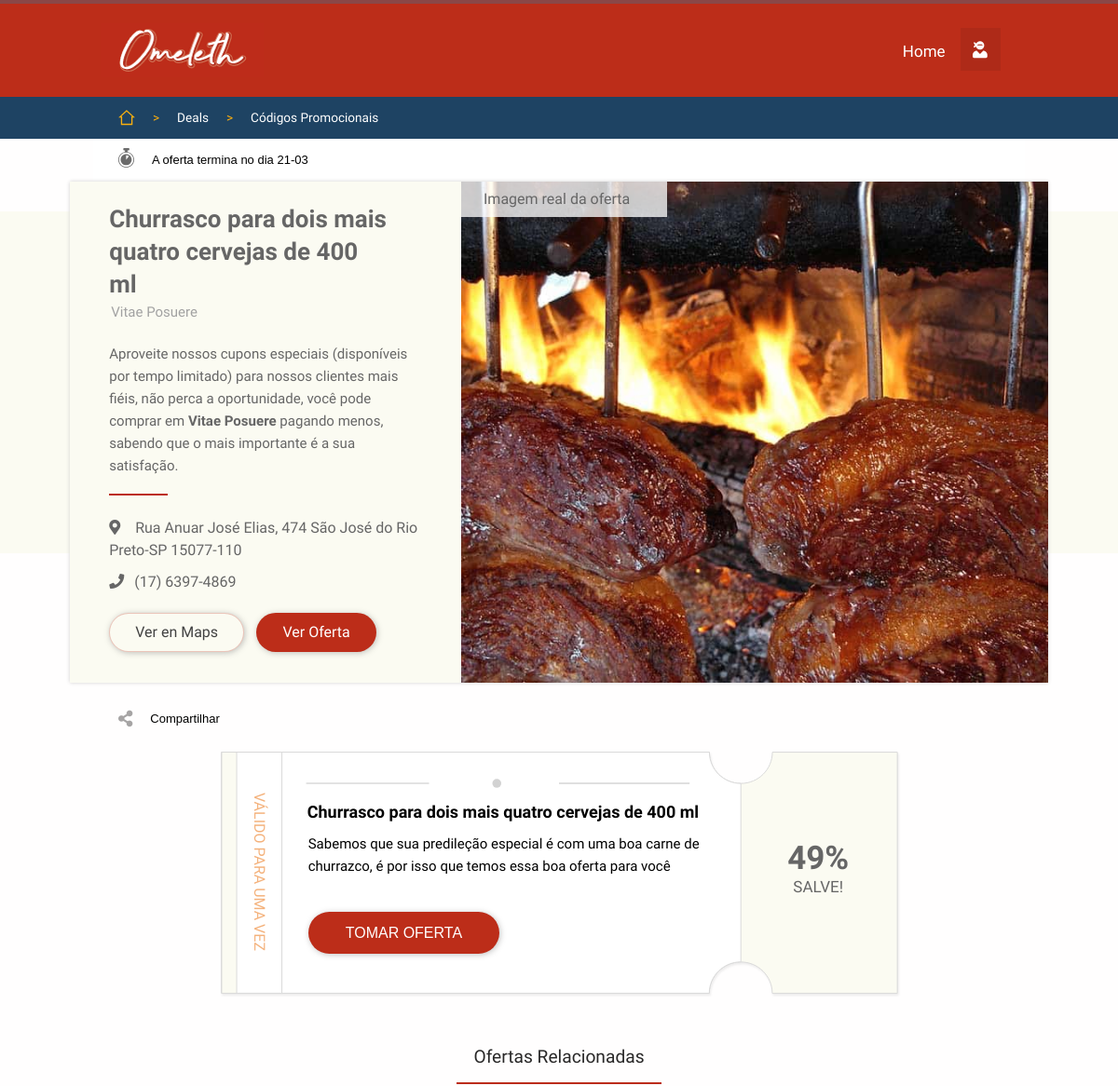
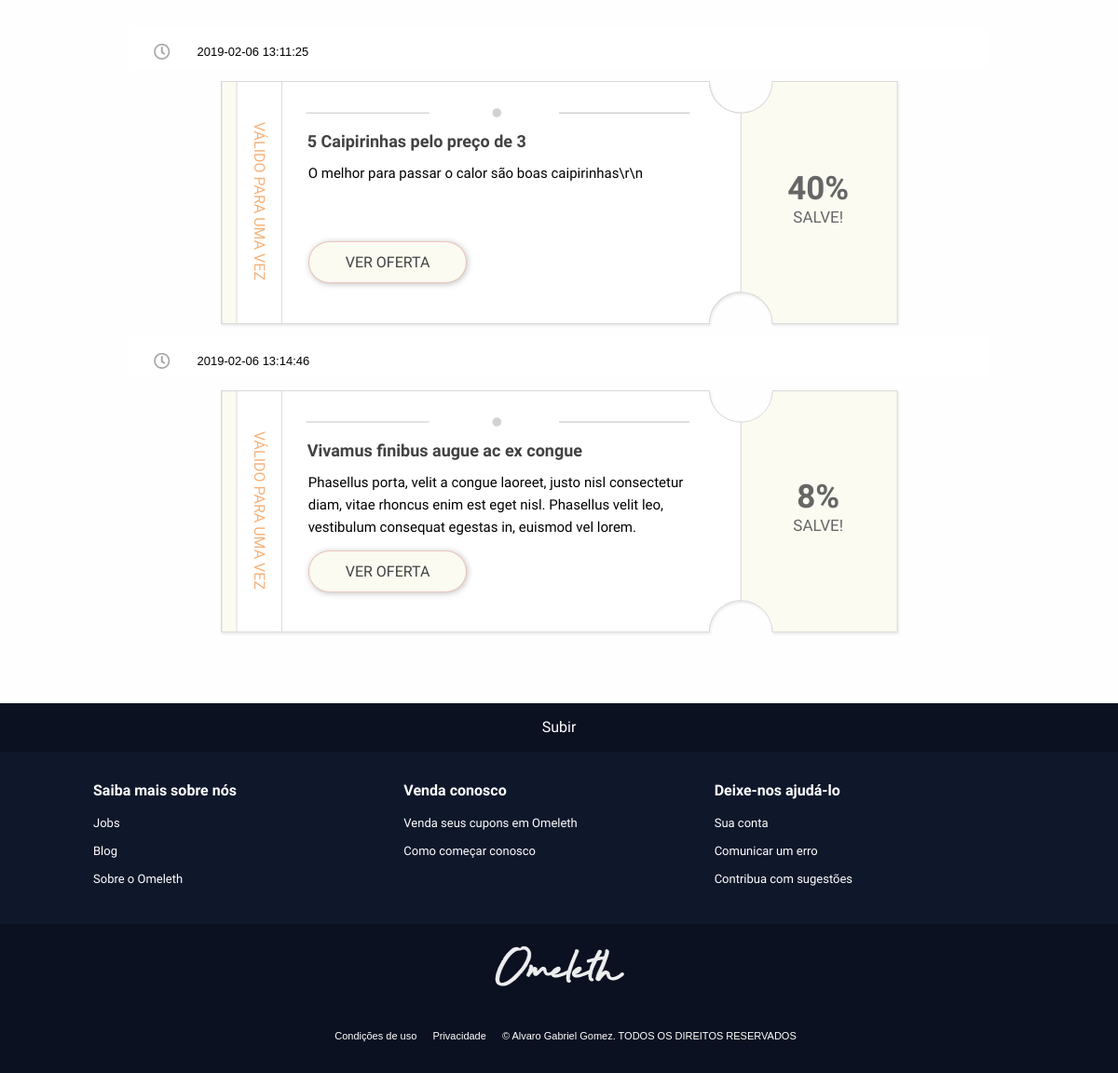
Screenshot of /deals.php?id=14 with the database file from the repository (2 pictures, top to bottom).
### tables this page shows
CREATE TABLE `posts` (
  `post_id` int(10) UNSIGNED NOT NULL,
  `buss_id` int(10) UNSIGNED NOT NULL,
  `active` int(1) NOT NULL DEFAULT '1',
  `created_at` timestamp NOT NULL DEFAULT CURRENT_TIMESTAMP,
  `updated_at` timestamp NOT NULL DEFAULT CURRENT_TIMESTAMP ON UPDATE CURRENT_TIMESTAMP,
  `offer_end_at` timestamp NOT NULL DEFAULT '0000-00-00 00:00:00',
  `price_new` decimal(6,2) UNSIGNED NOT NULL DEFAULT '10.10',
  `price_from` decimal(6,2) UNSIGNED NOT NULL DEFAULT '11.11',
  `title` varchar(255) NOT NULL DEFAULT 'Oferta Lorem ipsum dolor sit amer us nec mollis vehicula, magna tortor finibus libero',
  `description` varchar(255) NOT NULL DEFAULT 'Oferta Lorem ipsum dolor sit amer us nec mollis vehicula, magna tortor finibus libero, vitae posuere ante lectus in enim. mollis vehicula, magna tortor finibus libero, vitae',
  `post_hero_img_url` varchar(500) DEFAULT 'img/tumb1.jpg'
);

CREATE TABLE `buss` (
  `buss_id` int(10) UNSIGNED NOT NULL,
  `buss_name` varchar(500) DEFAULT 'Mollis Vehicula',
  `buss_dir` varchar(500) DEFAULT '1622  Adams Avenue, Frederick MD, 21701',
  `buss_phone` varchar(255) DEFAULT '5555555555555',
  `buss_url` varchar(500) DEFAULT 'http://ckj1.site11.com',
  `created_at` timestamp NOT NULL DEFAULT CURRENT_TIMESTAMP,
  `updated_at` timestamp NOT NULL DEFAULT CURRENT_TIMESTAMP ON UPDATE CURRENT_TIMESTAMP,
  `cover_url` varchar(500) NOT NULL DEFAULT 'img/buss/buss1.jpg',
  `active` int(1) NOT NULL DEFAULT '1',
  `auth` varchar(255) NOT NULL DEFAULT '1',
  `buss_uid` varchar(255) NOT NULL,
  `buss_pwd` varchar(255) NOT NULL,
  `buss_limits` int(2) UNSIGNED DEFAULT '3'
);

### includes/deals-inc.php (called while the page is built, shortened)
<?php
if(isset($_GET['id'])){
    require 'dbh-inc.php';
    $post_url_id = mysqli_real_escape_string($conn, $_GET['id']);
    if(is_numeric($post_url_id)) {
    $sql = "
    SELECT b.buss_name, b.buss_dir, b.buss_phone, b.buss_phone, b.buss_url, p.title, p.description, p.price_from, p.price_new, p.offer_end_at, p.created_at, p.updated_at, p.buss_id, p.post_hero_img_url, b.cover_url, CONCAT(YEAR(p.updated_at),'-', MONTH(p.updated_at), '-' , DAY(p.updated_at)) AS data
    FROM posts as p
    JOIN buss as b
        on b.buss_id = p.buss_id
    WHERE p.post_id = $post_url_id
    AND p.active <> 0
    ";
    $results=mysqli_query($conn, $sql);
    $resultsCheck=mysqli_num_rows($results);
    $row = mysqli_fetch_array($results, MYSQLI_ASSOC);
    if($resultsCheck < 1){
        header('HTTP/1.1 404 Not Found');
        include '404.shtml';
        exit();
    }else{
        $post_offer_end_at = mysqli_real_escape_string($conn, $row['offer_end_at']);
        $post_offer_datatime = new DateTime($row['offer_end_at']);
        $post_buss_id = mysqli_real_escape_string($conn, $row['buss_id']);
        $post_buss_name =mysqli_real_escape_string($conn,  $row['buss_name']);
        $post_buss_dir = mysqli_real_escape_string($conn, $row['buss_dir']);
        $post_buss_phone =mysqli_real_escape_string($conn,  $row['buss_phone']);
        $post_hero_img = mysqli_real_escape_string($conn, $row['post_hero_img_url']);
    }
    }else{
        header('HTTP/1.1 404 Not Found');
        include '404.shtml';
        exit();
    }
}else{
require 'components/all-deals.php';
    exit();
}

### deals.php (the view, shortened to what this page needs)
<?php
require 'includes/deals-inc.php';
?>
<!DOCTYPE html>
<html lang="en">
<head>
    <link rel="stylesheet" type="text/css" href="style.css">
    <link rel="stylesheet" type="text/css" href="modalwindow/modalwindow.css">
    <link rel="stylesheet" type="text/css" href="css/responsive.css">
    <link rel="stylesheet" href="https://use.fontawesome.com/releases/v5.6.1/css/fontawesome.css">
    <link rel="stylesheet" href="https://use.fontawesome.com/releases/v5.6.1/css/regular.css">
    <link rel="stylesheet" href="https://use.fontawesome.com/releases/v5.6.1/css/solid.css">
    <link rel="stylesheet" type="text/css" href="css/animate.min.css">
</head>
<body>
<div id="themoderfoquer">
<?php
require 'components/header.php';
require 'components/navbar.php';
 ?>
<div id="time-bar">
    <div id="time-bar-container">
            <nav>
                <ul><?php
                $post_offer_formated=$post_offer_datatime->format('d-m');
                    if (strtotime($post_offer_end_at) > 1) {
                 if(time() - strtotime($post_offer_end_at) <= 0){
                    if (abs(time() - strtotime($post_offer_end_at)) <= 2 * 86400) {
                        echo '<li><div class="clock-time-deals"></div></li> <li style="color:red;">A oferta está prestes a terminar no dia '.$post_offer_formated.'</li>';
                    }else if(abs(time() - strtotime($post_offer_end_at)) >= 2 * 86400){
                        if(abs(time() - strtotime($post_offer_end_at)) >= 8 * 86400){
                            echo '<li><div class="clock-time-deals clock-7"></div></li> <li style="">A oferta termina no dia '.$post_offer_formated.'</li>';
                        }else if(abs(time() - strtotime($post_offer_end_at)) <= 2 * 86400){
                            echo '<li><div class="clock-time-deals clock-70"></div></li> <li style="">A oferta termina no dia '.$post_offer_formated.'</li>';
                        }else if(abs(time() - strtotime($post_offer_end_at)) <= 3 * 86400 && abs(time() - strtotime($post_offer_end_at)) > 2 * 86400){
                            echo '<li><div class="clock-time-deals clock-30"></div></li> <li style="">A oferta termina no dia '.$post_offer_formated.'</li>';
                        }else if(abs(time() - strtotime($post_offer_end_at)) <= 4 * 86400 && abs(time() - strtotime($post_offer_end_at)) > 3 * 86400){
                            echo '<li><div class="clock-time-deals clock-25"></div></li> <li style="">A oferta termina no dia '.$post_offer_formated.'</li>';
                        }else if(abs(time() - strtotime($post_offer_end_at)) <= 7 * 86400 && abs(time() - strtotime($post_offer_end_at)) > 4 * 86400){
                            echo '<li><div class="clock-time-deals clock-15"></div></li> <li style="">A oferta termina no dia '.$post_offer_formated.'</li>';
                        }
                    }
                }else if(time() - strtotime($post_offer_end_at) > 1){
                    echo '<li><div class="clock-time-deals clock-100"></div></li> <li style="">A oferta terminou no dia '.$post_offer_formated.'</li>';
                }
                    }else{
                        echo '
                        <li><i style="font-size: 1.35em;color: #A6A4A4;margin: 14px 0px;" class="far fa-clock" ></i></li>
                        <li>'.$post_updated_at.'</li>';
                    }
                    ?>
                </ul>
            </nav>
    </div>
</div>
<section>
<div id="main-container">
     <div id="main">
    <div id="hero-deals-container">
        <div id="hero-deals">
            <div class="col1">
                <div class="title-hero-deals"><?php echo $row['title'] ?></div>
                <div class="buss-title-hero-deals"><?php echo  $post_buss_name; ?></div>
                <div class="desc-art">
                    <p class="description-text">
                    Aproveite nossos cupons especiais (disponíveis por tempo limitado) para nossos clientes mais fiéis, não perca a oportunidade, você pode comprar em <strong><?php echo $post_buss_name; ?></strong> pagando menos, sabendo que o mais importante é a sua satisfação.<br></p>
                    <div class="buss-dir">
                    <i class="fas fa-map-marker-alt" style="margin-right:16px;"></i><?php echo $post_buss_dir; ?>
                    </div>
                    <div class="buss-phone">
                    <i class="fas fa-phone" style="margin-right:11px;"></i><?php echo $post_buss_phone; ?>
                    </div>
                <div id="b-hero-buss">
                <div class="buss-button button l-grey"><a href="deals.php?id='.$row['post_id'].'">Ver en Maps</a></div>
                <div class="buss-button-o button red"><a href="#main-posts-container">Ver Oferta</a></div>
                </div>
                </div>
            </div>
             <div class="col2">
                <div class="image-hero-container">
                <img src="<?php echo $post_hero_img; ?>" alt="image deals">
                 </div>
            </div>
        </div>
    </div>
         <div id="share-bar">
             <div id="share-bar-container">
                <nav>
                    <ul>
                        <li><i style="font-size: 1.35em;color: #A6A4A4;margin: 14px 0px;" class="fas fa-share-alt" ></i></li>
                        <li>Compartilhar</li>
                    </ul>
                </nav>
            </div>
         </div>
         <div id="main-posts-container">
                <div class="main-post">
<?php
echo '<div class="cupon-std">
<div class="cupon-col1">
<div>VÁLIDO PARA UMA VEZ</div>
</div>
<div class="cupon-col2">
<div class="cupon-titulo"><span>'.$row['title'].'</span></div>
<div class="cupon-desc"><span>'.$row['description'].'</span>
</div>';
if($post_offer_end_at > 1){
if(time() - strtotime($post_offer_end_at) <= 0){
    echo'
<button id="modaltrigger"class="cupon-boton button red"><span>TOMAR OFERTA</span></button>
';
}else if (time() - strtotime($post_offer_end_at) > 1){
echo' <button id="disable-button"class="cupon-boton button b-disabled" disabled="disabled"><span>Oferta concluída</span></button>';
}
}else{
    echo'
    <button id="modaltrigger"class="cupon-boton button red"><span>TOMAR OFERTA</span></button>
    ';
}
echo'
</div>
<div class="cupon-col3">
<div class="cupon-descuento">
<div class="porcentaje"><span>'. abs(round((($row['price_new']/$row['price_from'])*100)-100))  .'%</span></div>
<span class="s-porcentaje">SALVE!</span>
</div>
</div>
</div>
';
?>
<?php
require 'includes/related-inc.php';
?>
            </div>
    </div>
</div>
</section>
</div>
        <?php
            require 'components/footer.php';
        ?>
</body>
</html>

### includes/related-inc.php (shortened to what this page needs)
<?php
require 'includes/dbh-inc.php';
?>
<?php
$sql ="
SELECT * FROM posts
 WHERE buss_id = $post_buss_id
 AND active <> 0
 AND post_id <> $post_url_id
 ORDER BY post_id ASC
";
?>
<div><h3 style="margin-top:56px!important;">Ofertas Relacionadas</h3></div>
<?php
$results=mysqli_query($conn, $sql);
$resultsCheck=mysqli_num_rows($results);
if($resultsCheck < 1){
        require 'components/empty-state-related.php';
}else{
while($row = mysqli_fetch_array($results, MYSQLI_ASSOC)){
   echo ' <div id="time-bar">
    <div id="time-bar-container">
            <nav>
                <ul>
                    <li><i style="font-size: 1.35em;color: #A6A4A4;margin: 8px 0px;" class="far fa-clock" ></i></li>
                    <li>'.$row['updated_at'].'</li>
                </ul>
            </nav>
    </div>
</div>';
    echo '
    <div class="cupon-std">
    <div class="cupon-col1">
    <div>VÁLIDO PARA UMA VEZ</div>
    </div>
    <div class="cupon-col2">
    <div class="cupon-titulo"><span><a href="deals.php?id='.$row['post_id'].'">'.$row['title'].'</a></span></div>
    <div class="cupon-desc"><span>'.$row['description'].'</span>
    </div>
    <div class="cupon-boton button l-grey"><a href="deals.php?id='.$row['post_id'].'">VER OFERTA</a></div>
    </div>
    <div class="cupon-col3">
    <div class="cupon-descuento">
    <div class="porcentaje"><span>'. abs(round((($row['price_new']/$row['price_from'])*100)-100))  .'%</span></div>
    <span class="s-porcentaje">SALVE!</span>
    </div>
    </div>
    </div>';
}
}
?>

### modalwindow/modalwindow.css (style rules this page uses)
* { -webkit-transition: all .5s ease-in-out; transition: transform .5s ease-in-out; }

### rows the page displays
posts: offer_end_at "21-03", title "Churrasco para dois mais quatro cervejas de 400 ml", buss.buss_name "Vitae Posuere", buss.buss_dir "Rua Anuar José Elias, 474 São José do Rio Preto-SP 15077-110", buss.buss_phone "(17) 6397-4869", post_hero_img_url (picture), description "Sabemos que sua predileção especial é com uma boa carne de churrazco, é por isso que temos essa boa oferta para você", abs(round((($row['price_new']/$row['price_from'])*100)-100)) "49"
posts: updated_at "2019-02-06 13:11:25", title "5 Caipirinhas pelo preço de 3", description "O melhor para passar o calor são boas caipirinhas\\r\\n", abs(round((($row['price_new']/$row['price_from'])*100)-100)) "40"
posts: updated_at "2019-02-06 13:14:46", title "Vivamus finibus augue ac ex congue", description "Phasellus porta, velit a congue laoreet, justo nisl consectetur diam, vitae rhoncus enim est eget nisl. Phasellus velit leo, vestibulum consequat egestas in, euismod vel lorem.", abs(round((($row['price_new']/$row['price_from'])*100)-100)) "8"
